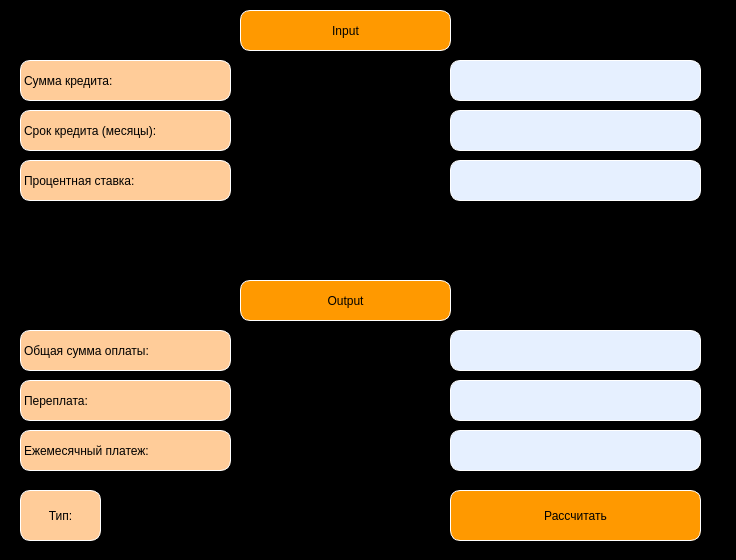
<?xml version="1.0" encoding="UTF-8"?>
<ui version="4.0">
 <class>credit</class>
 <widget class="QDialog" name="credit">
  <property name="enabled">
   <bool>true</bool>
  </property>
  <property name="geometry">
   <rect>
    <x>0</x>
    <y>0</y>
    <width>736</width>
    <height>560</height>
   </rect>
  </property>
  <property name="sizePolicy">
   <sizepolicy hsizetype="Preferred" vsizetype="Preferred">
    <horstretch>100</horstretch>
    <verstretch>0</verstretch>
   </sizepolicy>
  </property>
  <property name="windowTitle">
   <string>Dialog</string>
  </property>
  <property name="styleSheet">
   <string notr="true">background-color: black;</string>
  </property>
  <widget class="QLabel" name="label_6">
   <property name="geometry">
    <rect>
     <x>20</x>
     <y>430</y>
     <width>211</width>
     <height>41</height>
    </rect>
   </property>
   <property name="styleSheet">
    <string notr="true">border: 1px solid white;
   border-radius: 10px;
   font: 20pt &quot;Cochin&quot;;
   color: black;
   background-color: rgb(255, 204, 153);</string>
   </property>
   <property name="text">
    <string>Ежемесячный платеж:</string>
   </property>
  </widget>
  <widget class="QRadioButton" name="radioButton_Differentiated">
   <property name="geometry">
    <rect>
     <x>130</x>
     <y>520</y>
     <width>121</width>
     <height>20</height>
    </rect>
   </property>
   <property name="text">
    <string>Differentiated</string>
   </property>
  </widget>
  <widget class="QPushButton" name="pushButton_credit">
   <property name="geometry">
    <rect>
     <x>450</x>
     <y>490</y>
     <width>251</width>
     <height>51</height>
    </rect>
   </property>
   <property name="styleSheet">
    <string notr="true">QPushButton {
   border: 1px solid white;
   border-radius: 10px;
   font: 20pt &quot;Cochin&quot;;
   color: black;
   background-color: rgb(255, 153, 0);
}
QPushButton:pressed {
    background-color: red;
   color: black;
    border: 2px solid rgb(81, 96, 76);
}
</string>
   </property>
   <property name="text">
    <string>Рассчитать</string>
   </property>
  </widget>
  <widget class="QLabel" name="label_2">
   <property name="geometry">
    <rect>
     <x>20</x>
     <y>110</y>
     <width>211</width>
     <height>41</height>
    </rect>
   </property>
   <property name="styleSheet">
    <string notr="true">border: 1px solid white;
   border-radius: 10px;
   font: 20pt &quot;Cochin&quot;;
   color: black;
   background-color: rgb(255, 204, 153);</string>
   </property>
   <property name="text">
    <string>Срок кредита (месяцы):</string>
   </property>
  </widget>
  <widget class="QLabel" name="label_7">
   <property name="geometry">
    <rect>
     <x>20</x>
     <y>380</y>
     <width>211</width>
     <height>41</height>
    </rect>
   </property>
   <property name="styleSheet">
    <string notr="true">border: 1px solid white;
   border-radius: 10px;
   font: 20pt &quot;Cochin&quot;;
   color: black;
   background-color: rgb(255, 204, 153);</string>
   </property>
   <property name="text">
    <string>Переплата:</string>
   </property>
  </widget>
  <widget class="QLineEdit" name="lineEdit_interes_rate">
   <property name="geometry">
    <rect>
     <x>450</x>
     <y>160</y>
     <width>251</width>
     <height>41</height>
    </rect>
   </property>
   <property name="styleSheet">
    <string notr="true">border: 1px solid white;
   border-radius: 10px;
   color: black;
   background-color: rgb(230, 240, 255);</string>
   </property>
   <property name="text">
    <string/>
   </property>
   <property name="alignment">
    <set>Qt::AlignCenter</set>
   </property>
  </widget>
  <widget class="QLineEdit" name="lineEdit_monthly_payment">
   <property name="geometry">
    <rect>
     <x>450</x>
     <y>430</y>
     <width>251</width>
     <height>41</height>
    </rect>
   </property>
   <property name="styleSheet">
    <string notr="true">border: 1px solid white;
   border-radius: 10px;
   color: black;
   background-color: rgb(230, 240, 255);</string>
   </property>
   <property name="alignment">
    <set>Qt::AlignCenter</set>
   </property>
  </widget>
  <widget class="QRadioButton" name="radioButton_Annuity">
   <property name="geometry">
    <rect>
     <x>130</x>
     <y>490</y>
     <width>99</width>
     <height>20</height>
    </rect>
   </property>
   <property name="text">
    <string>Annuity</string>
   </property>
  </widget>
  <widget class="QLabel" name="label_9">
   <property name="geometry">
    <rect>
     <x>240</x>
     <y>280</y>
     <width>211</width>
     <height>41</height>
    </rect>
   </property>
   <property name="styleSheet">
    <string notr="true">border: 1px solid white;
   border-radius: 10px;
   font: 20pt &quot;Cochin&quot;;
   color: black;
   background-color: rgb(255, 153, 0);</string>
   </property>
   <property name="text">
    <string>Output</string>
   </property>
   <property name="alignment">
    <set>Qt::AlignCenter</set>
   </property>
  </widget>
  <widget class="QLabel" name="label_5">
   <property name="geometry">
    <rect>
     <x>240</x>
     <y>10</y>
     <width>211</width>
     <height>41</height>
    </rect>
   </property>
   <property name="styleSheet">
    <string notr="true">border: 1px solid white;
   border-radius: 10px;
   font: 20pt &quot;Cochin&quot;;
   color: black;
   background-color: rgb(255, 153, 0);</string>
   </property>
   <property name="text">
    <string>Input</string>
   </property>
   <property name="alignment">
    <set>Qt::AlignCenter</set>
   </property>
  </widget>
  <widget class="QLabel" name="label_8">
   <property name="geometry">
    <rect>
     <x>20</x>
     <y>330</y>
     <width>211</width>
     <height>41</height>
    </rect>
   </property>
   <property name="styleSheet">
    <string notr="true">border: 1px solid white;
   border-radius: 10px;
   font: 20pt &quot;Cochin&quot;;
   color: black;
   background-color: rgb(255, 204, 153);</string>
   </property>
   <property name="text">
    <string>Общая сумма оплаты:</string>
   </property>
  </widget>
  <widget class="QLineEdit" name="lineEdit_total_credit_amount">
   <property name="geometry">
    <rect>
     <x>450</x>
     <y>60</y>
     <width>251</width>
     <height>41</height>
    </rect>
   </property>
   <property name="styleSheet">
    <string notr="true">border: 1px solid white;
   border-radius: 10px;
   color: black;
   background-color: rgb(230, 240, 255);</string>
   </property>
   <property name="text">
    <string/>
   </property>
   <property name="alignment">
    <set>Qt::AlignCenter</set>
   </property>
  </widget>
  <widget class="QLineEdit" name="lineEdit_term">
   <property name="geometry">
    <rect>
     <x>450</x>
     <y>110</y>
     <width>251</width>
     <height>41</height>
    </rect>
   </property>
   <property name="styleSheet">
    <string notr="true">border: 1px solid white;
   border-radius: 10px;
   color: black;
   background-color: rgb(230, 240, 255);</string>
   </property>
   <property name="text">
    <string/>
   </property>
   <property name="alignment">
    <set>Qt::AlignCenter</set>
   </property>
  </widget>
  <widget class="QLabel" name="label_4">
   <property name="geometry">
    <rect>
     <x>20</x>
     <y>490</y>
     <width>81</width>
     <height>51</height>
    </rect>
   </property>
   <property name="styleSheet">
    <string notr="true">border: 1px solid white;
   border-radius: 10px;
   font: 20pt &quot;Cochin&quot;;
   color: black;
   background-color: rgb(255, 204, 153);</string>
   </property>
   <property name="text">
    <string>Тип:</string>
   </property>
   <property name="alignment">
    <set>Qt::AlignCenter</set>
   </property>
  </widget>
  <widget class="QLabel" name="label_3">
   <property name="geometry">
    <rect>
     <x>20</x>
     <y>160</y>
     <width>211</width>
     <height>41</height>
    </rect>
   </property>
   <property name="styleSheet">
    <string notr="true">border: 1px solid white;
   border-radius: 10px;
   font: 20pt &quot;Cochin&quot;;
   color: black;
   background-color: rgb(255, 204, 153);</string>
   </property>
   <property name="text">
    <string>Процентная ставка:</string>
   </property>
  </widget>
  <widget class="QLineEdit" name="lineEdit_total_payment">
   <property name="geometry">
    <rect>
     <x>450</x>
     <y>330</y>
     <width>251</width>
     <height>41</height>
    </rect>
   </property>
   <property name="styleSheet">
    <string notr="true">border: 1px solid white;
   border-radius: 10px;
   color: black;
   background-color: rgb(230, 240, 255);</string>
   </property>
   <property name="alignment">
    <set>Qt::AlignCenter</set>
   </property>
  </widget>
  <widget class="QLineEdit" name="lineEdit_overpayment">
   <property name="geometry">
    <rect>
     <x>450</x>
     <y>380</y>
     <width>251</width>
     <height>41</height>
    </rect>
   </property>
   <property name="styleSheet">
    <string notr="true">border: 1px solid white;
   border-radius: 10px;
   color: black;
   background-color: rgb(230, 240, 255);</string>
   </property>
   <property name="alignment">
    <set>Qt::AlignCenter</set>
   </property>
  </widget>
  <widget class="QLabel" name="label">
   <property name="geometry">
    <rect>
     <x>20</x>
     <y>60</y>
     <width>211</width>
     <height>41</height>
    </rect>
   </property>
   <property name="styleSheet">
    <string notr="true">border: 1px solid white;
   border-radius: 10px;
   font: 20pt &quot;Cochin&quot;;
   color: black;
   background-color: rgb(255, 204, 153);</string>
   </property>
   <property name="text">
    <string>Cумма кредита:</string>
   </property>
  </widget>
 </widget>
 <resources/>
 <connections/>
</ui>
